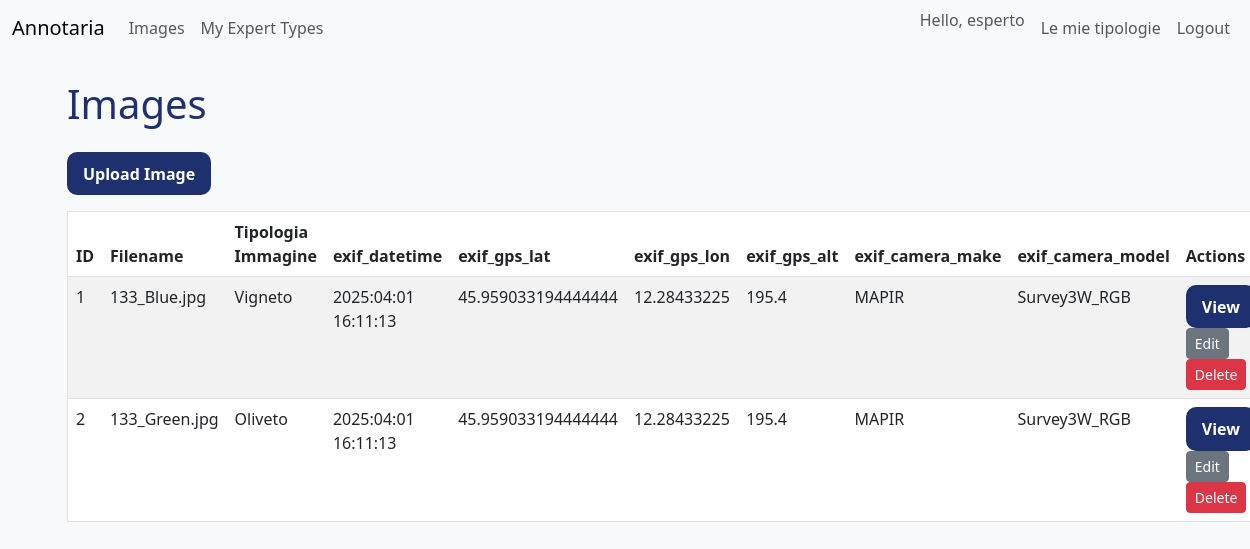
/ui/images (signed in), run on the app's committed database.
### models.py (models this page shows)
class User(Base):
    __tablename__ = "users"
    id = Column(Integer, primary_key=True, index=True)
    username = Column(String, unique=True, index=True, nullable=False)
    hashed_password = Column(String, nullable=False)
    role = Column(String, nullable=False, default="Esperto")
    answers = relationship("Answer", back_populates="user")
    annotations = relationship("Annotation", back_populates="user")
    expert_types = relationship(
        "ExpertType", secondary=user_expert_types, back_populates="users"
    )

class Image(Base):
    __tablename__ = "images"
    id = Column(Integer, primary_key=True, index=True)
    filename = Column(String, unique=True, nullable=False)
    path = Column(String, nullable=False)
    uploaded_at = Column(DateTime(timezone=True), server_default=func.now())
    exif_datetime = Column(String)
    exif_gps_lat = Column(Float)
    exif_gps_lon = Column(Float)
    exif_gps_alt = Column(Float)
    exif_camera_make = Column(String)
    exif_camera_model = Column(String)
    exif_lens_model = Column(String)
    exif_focal_length = Column(Float)
    exif_aperture = Column(Float)
    exif_iso = Column(Integer)
    exif_shutter_speed = Column(String)
    exif_orientation = Column(String)
    exif_image_width = Column(Integer)
    exif_image_height = Column(Integer)
    exif_drone_model = Column(String)
    exif_flight_id = Column(String)
    exif_pitch = Column(Float)
    exif_roll = Column(Float)
    exif_yaw = Column(Float)
    image_type_id = Column(Integer, ForeignKey("image_types.id"))
    image_type = relationship("ImageType", back_populates="images")
    answers = relationship("Answer", back_populates="image")
    annotations = relationship("Annotation", back_populates="image")

class ImageType(Base):
    __tablename__ = "image_types"
    id = Column(Integer, primary_key=True, index=True)
    name = Column(String, unique=True, nullable=False)
    images = relationship("Image", back_populates="image_type")
    questions = relationship(
        "Question", secondary=question_image_types, back_populates="image_types"
    )

### routers/ui.py (the view)
@router.get("/images", response_class=HTMLResponse)
def list_images(
    request: Request,
    user: UserModel = Depends(require_user),
    db: Session = Depends(get_db),
):
    for file in IMAGE_DIR.iterdir():
        if file.is_file():
            register_image(file, db)
    images = db.query(ImageModel).options(joinedload(ImageModel.image_type)).all()
    token = request.cookies.get("access_token")
    return templates.TemplateResponse(
        "images.html", {"request": request, "images": images, "user": user, "token": token}
    )

### templates/images.html
{% extends "base.html" %}
{% block content %}
<h1>Images</h1>
<a href="/ui/images/upload" class="btn btn-primary mb-3">Upload Image</a>
<table class="table table-striped" style="border: 1px solid #dee2e6; border-radius: 6px;">
<thead>
    <tr><th>ID</th><th>Filename</th><th>Tipologia Immagine</th><th>exif_datetime</th><th>exif_gps_lat</th><th>exif_gps_lon</th><th>exif_gps_alt</th><th>exif_camera_make</th><th>exif_camera_model</th><th>Actions</th></tr>
</thead>
<tbody>
{% for img in images %}
<tr>
<td>{{ img.id }}</td>
<td>{{ img.filename }}</td>
<td>{{ img.image_type.name if img.image_type else "" }}</td>
<td>{{ img.exif_datetime }}</td>
<td>{{ img.exif_gps_lat }}</td>
<td>{{ img.exif_gps_lon }}</td>
<td>{{ img.exif_gps_alt }}</td>
<td>{{ img.exif_camera_make }}</td>
<td>{{ img.exif_camera_model }}</td>
<td>
    <a href="/ui/images/{{ img.id }}" class="btn btn-sm btn-primary">View</a>
    <a href="/ui/images/{{ img.id }}/edit" class="btn btn-sm btn-secondary">Edit</a>
    <form method="post" action="/ui/images/{{ img.id }}/delete" class="d-inline">
        <button type="submit" class="btn btn-sm btn-danger">Delete</button>
    </form>
</td>
</tr>
{% endfor %}
</tbody>
</table>
{% endblock %}

### templates/base.html (shortened to what this page needs)
<!DOCTYPE html>
<html lang="en">
<head>
    <link href="https://cdn.jsdelivr.net/npm/bootstrap@5.3.0/dist/css/bootstrap.min.css" rel="stylesheet">
    <link rel="stylesheet" href="/static/css/style.css">
</head>
<body>
<nav class="navbar navbar-expand-lg navbar-light bg-light mb-4">
    <div class="container-fluid">
        <a class="navbar-brand" href="/ui">Annotaria</a>
        <div class="collapse navbar-collapse">
            <ul class="navbar-nav me-auto mb-2 mb-lg-0">
                <li class="nav-item"><a class="nav-link" href="/ui/images">Images</a></li>
                {% if user and user.role == 'Amministratore' %}
                <li class="nav-item"><a class="nav-link" href="/ui/questions">Questions</a></li>
                <li class="nav-item"><a class="nav-link" href="/ui/answers">Answers</a></li>
                <li class="nav-item"><a class="nav-link" href="/ui/annotations">Annotations</a></li>
                <li class="nav-item"><a class="nav-link" href="/ui/image-types">Image Types</a></li>
                <li class="nav-item"><a class="nav-link" href="/ui/expert-types">Expert Types</a></li>
                {% elif user and user.role == 'Esperto' %}
                <li class="nav-item"><a class="nav-link" href="/ui/my-expert-types">My Expert Types</a></li>
                {% endif %}
            </ul>
            <ul class="navbar-nav ms-auto mb-2 mb-lg-0">
                {% if user %}
                <li class="nav-item">
                    <span class="navbar-text me-2">Hello, {{ user.username }}</span>
                </li>
                {% if user.role == 'Esperto' %}
                <li class="nav-item"><a class="nav-link" href="/ui/my-expert-types">Le mie tipologie</a></li>
                {% endif %}
                <li class="nav-item">
                    <form action="/ui/logout" method="post" class="d-inline">
                        <button type="submit" class="btn btn-link nav-link">Logout</button>
                    </form>
                </li>
                {% else %}
                <li class="nav-item"><a class="nav-link" href="/ui/login">Login</a></li>
                <li class="nav-item"><a class="nav-link" href="/ui/register">Register</a></li>
                {% endif %}
            </ul>
        </div>
    </div>
</nav>
<div class="container">
{% block content %}{% endblock %}
</div>
</body>
</html>

### static/css/style.css (style rules this page uses)
body { font-family: 'Segoe UI', sans-serif; background-color: #f8f9fa; }
h1, h2, h3 { color: #1f306e; margin-bottom: 1.5rem; }
.btn-primary, .btn-submit { border-radius: 10px; background-color: #1f306e; border: none; padding: 0.6rem 1rem; color: white; font-weight: bold; font-size: 1rem; }

### data on the page
User: username "esperto"
Image: id "1", filename "133_Blue.jpg", image_type "Vigneto", exif_datetime "2025:04:01 16:11:13", exif_gps_lat "45.959033194444444", exif_gps_lon "12.28433225", exif_gps_alt "195.4", exif_camera_make "MAPIR", exif_camera_model "Survey3W_RGB"
Image: id "2", filename "133_Green.jpg", image_type "Oliveto", exif_datetime "2025:04:01 16:11:13", exif_gps_lat "45.959033194444444", exif_gps_lon "12.28433225", exif_gps_alt "195.4", exif_camera_make "MAPIR", exif_camera_model "Survey3W_RGB"
